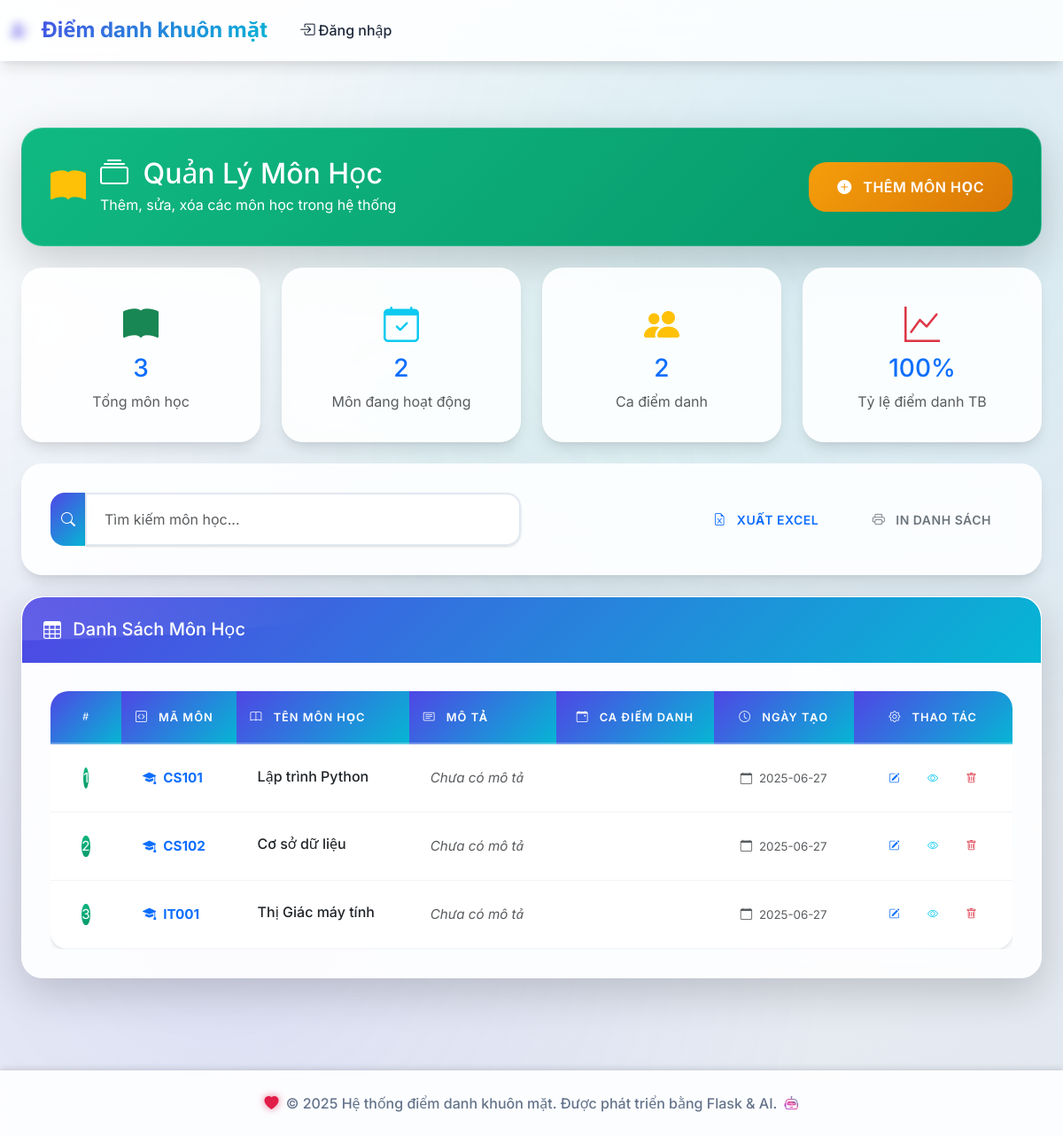
Before: /subjects/ with the older database file.
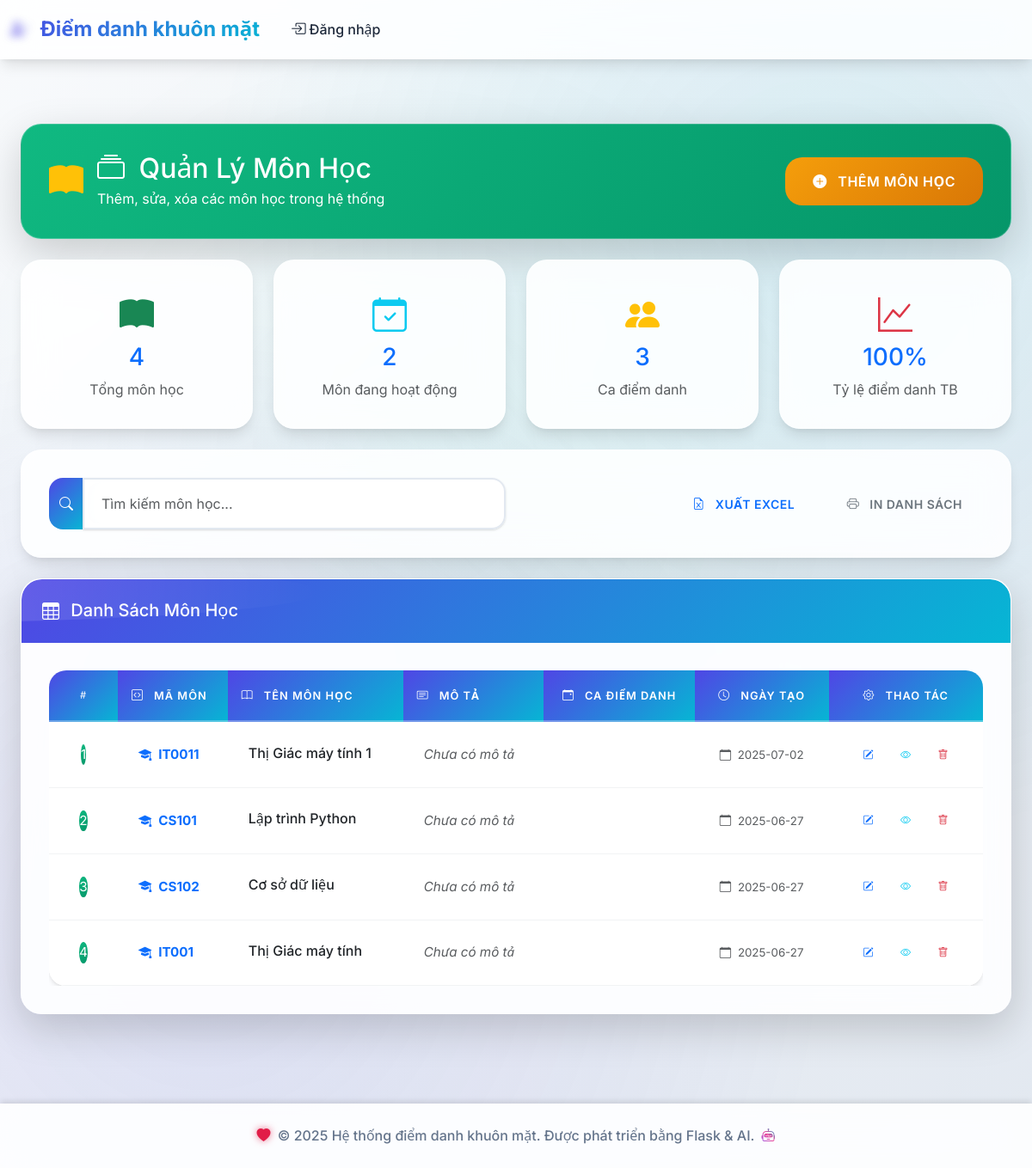
After: the same page with the newer database file.
### tables this page shows
CREATE TABLE subjects (
            id INTEGER PRIMARY KEY AUTOINCREMENT,
            subject_code TEXT UNIQUE NOT NULL,
            subject_name TEXT NOT NULL,
            description TEXT,
            created_at TIMESTAMP DEFAULT CURRENT_TIMESTAMP
        );

### routes/subjects.py (the view)
@subjects_bp.route('/')
def list_subjects():
    conn = get_db_connection()
    subjects = conn.execute('''
        SELECT s.*,
               COUNT(DISTINCT ast.id) as session_count,
               COUNT(DISTINCT ar.id) as attendance_count
        FROM subjects s
        LEFT JOIN attendance_sessions ast ON s.id = ast.subject_id
        LEFT JOIN attendance_records ar ON ast.id = ar.session_id
        GROUP BY s.id
        ORDER BY s.created_at DESC
    ''').fetchall()
    total_subjects = len(subjects)
    active_subjects = len([s for s in subjects if s['session_count'] > 0])
    total_sessions = sum(s['session_count'] for s in subjects)
    total_attendance = sum(s['attendance_count'] for s in subjects)
    avg_attendance = round(total_attendance / max(total_sessions, 1) * 100) if total_sessions > 0 else 0
    conn.close()
    return render_template('subjects/list.html',
                         subjects=subjects,
                         active_subjects=active_subjects,
                         total_sessions=total_sessions,
                         avg_attendance=avg_attendance)

### models/database.py (called while the page is built)
def get_db_connection():
    conn = sqlite3.connect(DATABASE_PATH)
    conn.row_factory = sqlite3.Row
    return conn

### templates/subjects/list.html (shortened to what the changed rows need)
{% extends "base.html" %} {% block title %}Quản Lý Môn Học{% endblock %} {% block content %}
<div class="container-fluid py-4">
  <div class="row mb-4">
    <div class="col-12">
      <div class="card bg-gradient-success shadow-lg">
        <div class="card-body text-white">
          <div class="d-flex justify-content-between align-items-center">
            <div class="d-flex align-items-center">
              <div>
                <h2 class="mb-1">
                  <i class="bi bi-collection me-2"></i>
                  Quản Lý Môn Học
                </h2>
              </div>
            </div>
          </div>
        </div>
      </div>
    </div>
  </div>
  <div class="row mb-4">
    <div class="col-md-3">
      <div class="card glass-card text-center">
        <div class="card-body">
          <i class="bi bi-book-fill fs-1 text-success mb-2"></i>
          <h3 class="text-primary">{{ subjects|length }}</h3>
          <p class="text-muted mb-0">Tổng môn học</p>
        </div>
      </div>
    </div>
    <div class="col-md-3">
      <div class="card glass-card text-center">
        <div class="card-body">
          <i class="bi bi-people-fill fs-1 text-warning mb-2"></i>
          <h3 class="text-primary">{{ total_sessions }}</h3>
          <p class="text-muted mb-0">Ca điểm danh</p>
        </div>
      </div>
    </div>
  </div>
  <div class="row">
    <div class="col-12">
      <div class="card glass-card shadow-lg">
        <div class="card-body p-0">
          {% if subjects %}
          <div class="table-responsive">
            <table class="table table-hover table-dashboard mb-0" id="subjectsTable">
              <thead class="table-dark">
                <tr>
                  <th class="text-center" style="width: 80px">
                    <i class="bi bi-hash"></i>
                  </th>
                  <th>
                    <i class="bi bi-code-square me-2"></i>
                    Mã Môn
                  </th>
                  <th>
                    <i class="bi bi-book me-2"></i>
                    Tên Môn Học
                  </th>
                  <th>
                    <i class="bi bi-card-text me-2"></i>
                    Mô Tả
                  </th>
                  <th class="text-center">
                    <i class="bi bi-calendar-event me-2"></i>
                    Ca Điểm Danh
                  </th>
                  <th class="text-center">
                    <i class="bi bi-clock me-2"></i>
                    Ngày Tạo
                  </th>
                  <th class="text-center" style="width: 150px">
                    <i class="bi bi-gear me-2"></i>
                    Thao Tác
                  </th>
                </tr>
              </thead>
              <tbody>
                {% for subject in subjects %}
                <tr class="subject-row">
                  <td class="text-center">
                    <div class="d-flex align-items-center justify-content-center">
                      <div class="avatar-sm bg-gradient-success text-white rounded-circle d-flex align-items-center justify-content-center">{{ loop.index }}</div>
                    </div>
                  </td>
                  <td>
                    <div class="d-flex align-items-center">
                      <i class="bi bi-mortarboard-fill text-primary me-2"></i>
                      <strong class="text-primary">{{ subject.subject_code }}</strong>
                    </div>
                  </td>
                  <td>
                    <div class="subject-name">
                      <h6 class="mb-1">{{ subject.subject_name }}</h6>
                    </div>
                  </td>
                  <td>
                    <span class="text-muted">
                      {% if subject.description %} {{ subject.description[:50] }}{% if subject.description|length > 50 %}...{% endif %} {% else %}
                      <em>Chưa có mô tả</em>
                      {% endif %}
                    </span>
                  </td>
                  <td class="text-center">
                    <span class="badge badge-info badge-lg">
                      <i class="bi bi-calendar-check me-1"></i>
                    </span>
                  </td>
                  <td class="text-center">
                    <small class="text-muted">
                      <i class="bi bi-calendar me-1"></i>
                      {% if subject.created_at %} {{ subject.created_at[:10] if subject.created_at else 'N/A' }} {% else %} N/A {% endif %}
                    </small>
                  </td>
                  <td class="text-center">
                    <div class="btn-group" role="group">
                      <a href="{{ url_for('subjects.edit_subject', subject_id=subject.id) }}" class="btn btn-sm btn-outline-primary" title="Chỉnh sửa">
                        <i class="bi bi-pencil-square"></i>
                      </a>
                      <button class="btn btn-sm btn-outline-info" onclick="viewSubjectDetails({{ subject.id }})" title="Xem chi tiết">
                        <i class="bi bi-eye"></i>
                      </button>
                      <button class="btn btn-sm btn-outline-danger" onclick="deleteSubject({{ subject.id }}, '{{ subject.subject_name }}')" title="Xóa">
                        <i class="bi bi-trash"></i>
                      </button>
                    </div>
                  </td>
                </tr>
                {% endfor %}
              </tbody>
            </table>
          </div>
          {% endif %}
        </div>
      </div>
    </div>
  </div>
</div>
{% endblock %}

Changed rows visible on the page:
added subjects: subject_code "IT0011", subject_name "Thị Giác máy tính 1", description "Chưa có mô tả", created_at "2025-07-02"
Other visible differences:
{{ subjects|length }}: "3" → "4"
{{ total_sessions }}: "2" → "3"
